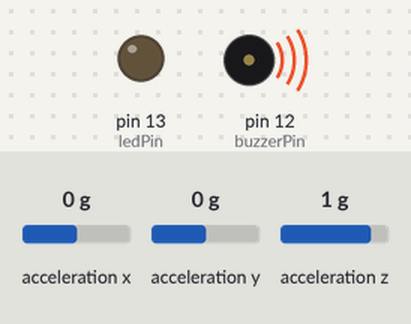
Bench run of a sketch on a simulated Arduino Uno, built with avr-gcc and run on an emulated ATmega328P. Parts: output pins drawn as LEDs (lit = HIGH), buzzer (waves = sounding, pin HIGH). Wiring (inferred from the names in the program): ADXL345 accelerometer at I2C address 0x53. Inputs (shaded band) come from the test bench; at power-on: acceleration x 0 g, acceleration z 1 g, acceleration y 0 g.

Above: at 1.2 s.
1.3 s: acceleration x set to -1 g
2.8 s: acceleration x set to -1.3 g
At 4.7 s:
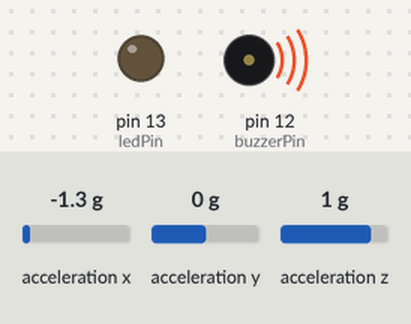
5.8 s: acceleration z set to 0.6 g
7.3 s: acceleration x set to -1.5 g
At 7.49 s:
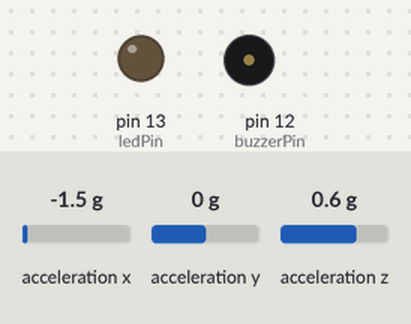
10.3 s: acceleration x set to -0.8 g
At 11.5 s:
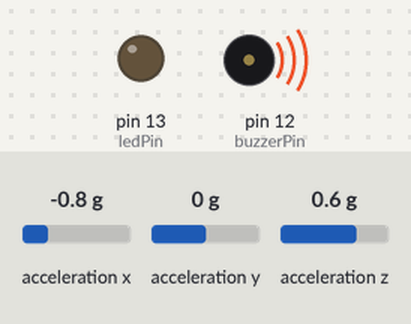
Timing chart, 0 to 12.8 s (numbered marks = the images above; inputs shaded):
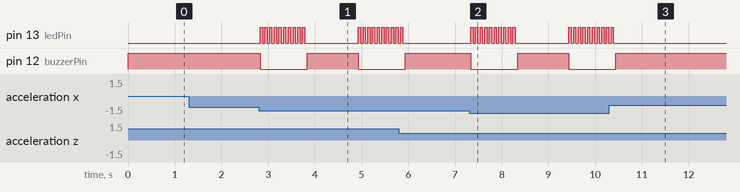

Measured:
- the behaviour switches between -1.1 and -1.2 g on acceleration x (found by bisection; images 0 and 1)
- the behaviour switches between -1.3 and -1.4 g on acceleration x (found by bisection; images 1 and 2)
- after the input at 1.3 s, every drawn part: stays the same
- after the input at 2.8 s, pin 13 (ledPin): goes 9 × (HIGH 0.05 s, LOW 0.05 s), HIGH 0.05 s, LOW 1.2 s, 8 × (HIGH 0.05 s, LOW 0.05 s), HIGH 0.05 s, then LOW, starting at once; pin 12 (buzzerPin): HIGH → LOW at once, → HIGH 1.0 s later, → LOW 1.1 s later
- after the input at 7.3 s, pin 13 (ledPin): goes 9 × (HIGH 0.05 s, LOW 0.05 s), HIGH 0.05 s, LOW 1.2 s, 8 × (HIGH 0.05 s, LOW 0.05 s), HIGH 0.05 s, then LOW, starting at once; pin 12 (buzzerPin): HIGH → LOW at once, → HIGH 1.0 s later, → LOW 1.1 s later
- after the input at 10.3 s, pin 13 (ledPin): goes on until 10.4 s, then stays LOW; pin 12 (buzzerPin): goes on until 10.4 s, then stays HIGH

The sketch:

Code.ino
```cpp
#include <Wire.h>

const int ADXL345 = 0x53;
const int ledPin = 13;
const int buzzerPin = 12;

// 1.0g represents standard Earth gravity.
// A threshold of 1.5g requires a deliberate physical shock.
const float threshold = 1.5;

void setup() {
  Serial.begin(9600);
  Wire.begin();

  pinMode(ledPin, OUTPUT);
  pinMode(buzzerPin, OUTPUT);

  digitalWrite(ledPin, LOW);
  // Buzzer uses "Active-Low" logic. HIGH forces it to stay quiet.
  digitalWrite(buzzerPin, HIGH);

  // Wake Up the ADXL345 Sensor
  Wire.beginTransmission(ADXL345);
  Wire.write(0x2D);
  Wire.write(8);
  Wire.endTransmission();
}

void loop() {
  // Request 6 bytes of data (X, Y, Z axes)
  Wire.beginTransmission(ADXL345);
  Wire.write(0x32);
  Wire.endTransmission(false);
  Wire.requestFrom(ADXL345, 6, true);

  // Stitch raw bytes into integers
  int16_t x = (Wire.read() | Wire.read() << 8);
  int16_t y = (Wire.read() | Wire.read() << 8);
  int16_t z = (Wire.read() | Wire.read() << 8);

  // Convert raw data to real-world G-Force
  float xG = x / 256.0;
  float yG = y / 256.0;
  float zG = z / 256.0;

  // Calculate total 3D vector magnitude
  float totalForce = sqrt((xG * xG) + (yG * yG) + (zG * zG));

  // The Alarm Trigger Logic
  if (totalForce > threshold) {
    // Trigger Active-Low buzzer (LOW = ON)
    digitalWrite(buzzerPin, LOW);

    // Rapid strobe sequence
    for (int i = 0; i < 10; i++) {
      digitalWrite(ledPin, HIGH);
      delay(50);
      digitalWrite(ledPin, LOW);
      delay(50);
    }

    // Shut off Active-Low buzzer (HIGH = OFF)
    digitalWrite(buzzerPin, HIGH);
    delay(1000);
  }

  delay(100);
}
```
